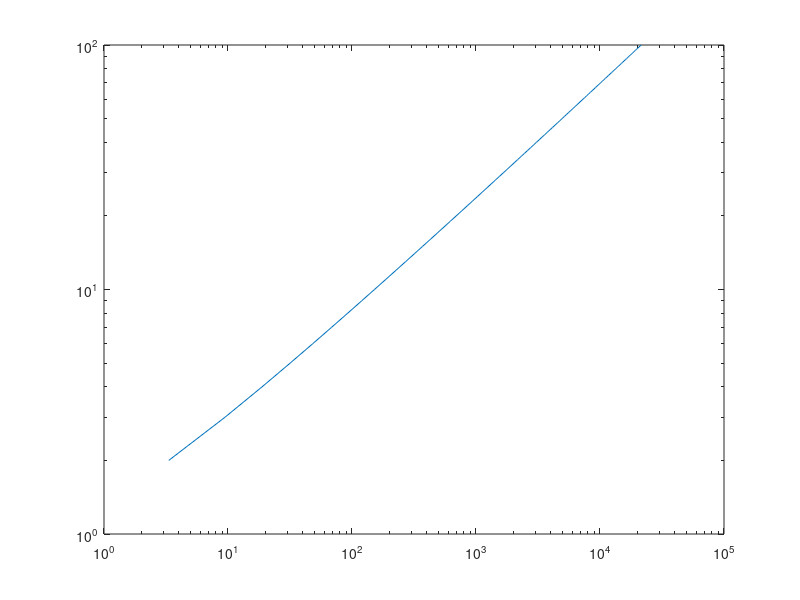

This chart was generated by the following MATLAB code:
Rn=4;
D=2;
k=(1:1:10);

S=Rn.^(k*0.1);
l= (Rn.^(k/D)-1) / (Rn.^(1/D)-1);
diam=S.^(1/2).*(1+0.2*k).^(1/3).*Rn.^(k/2);

diam=( l.*( 1+l/l(size(l,2)) ) ).^(1/3);

loglog(diam,l,'o-')

%%
l=(1:100);
d=l.^2.*sqrt(log(l));

loglog(d,l)
